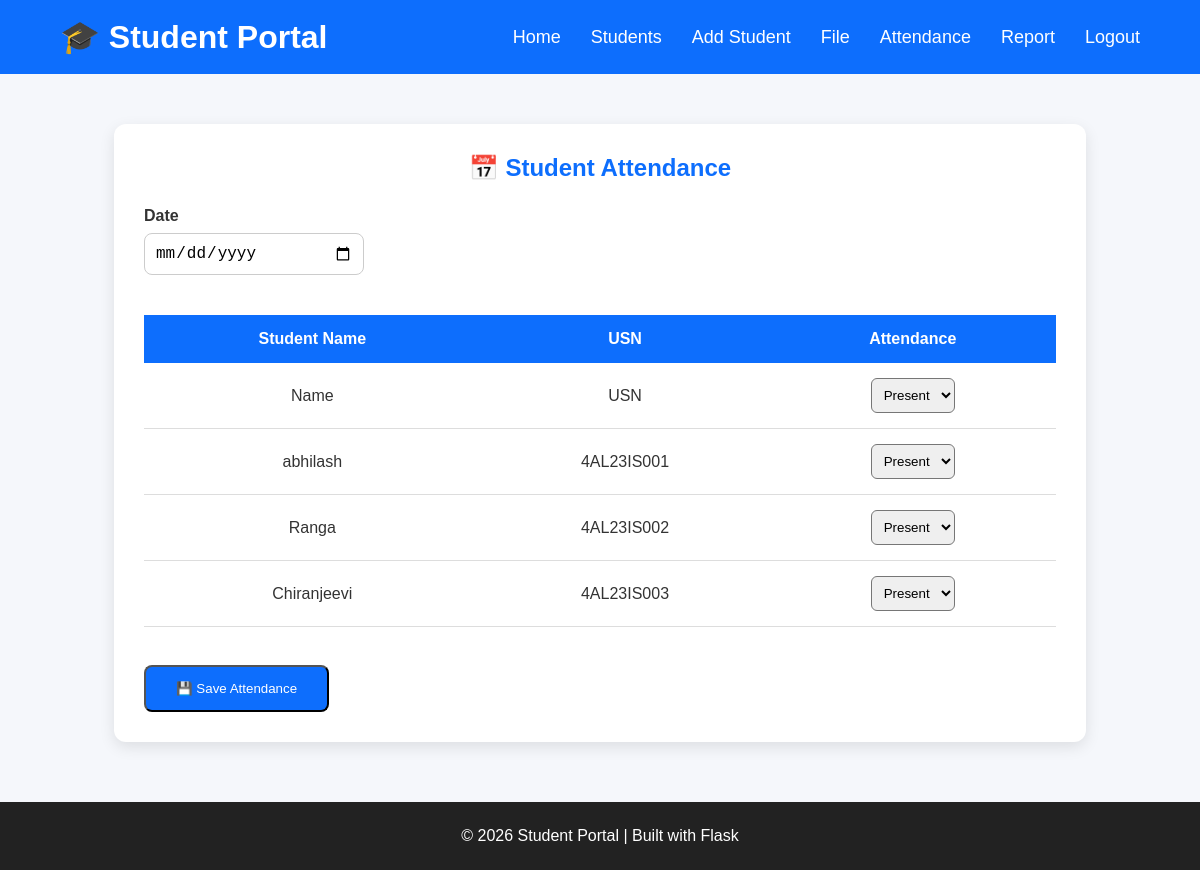
The page /attendance (signed in) on the database as committed earlier.
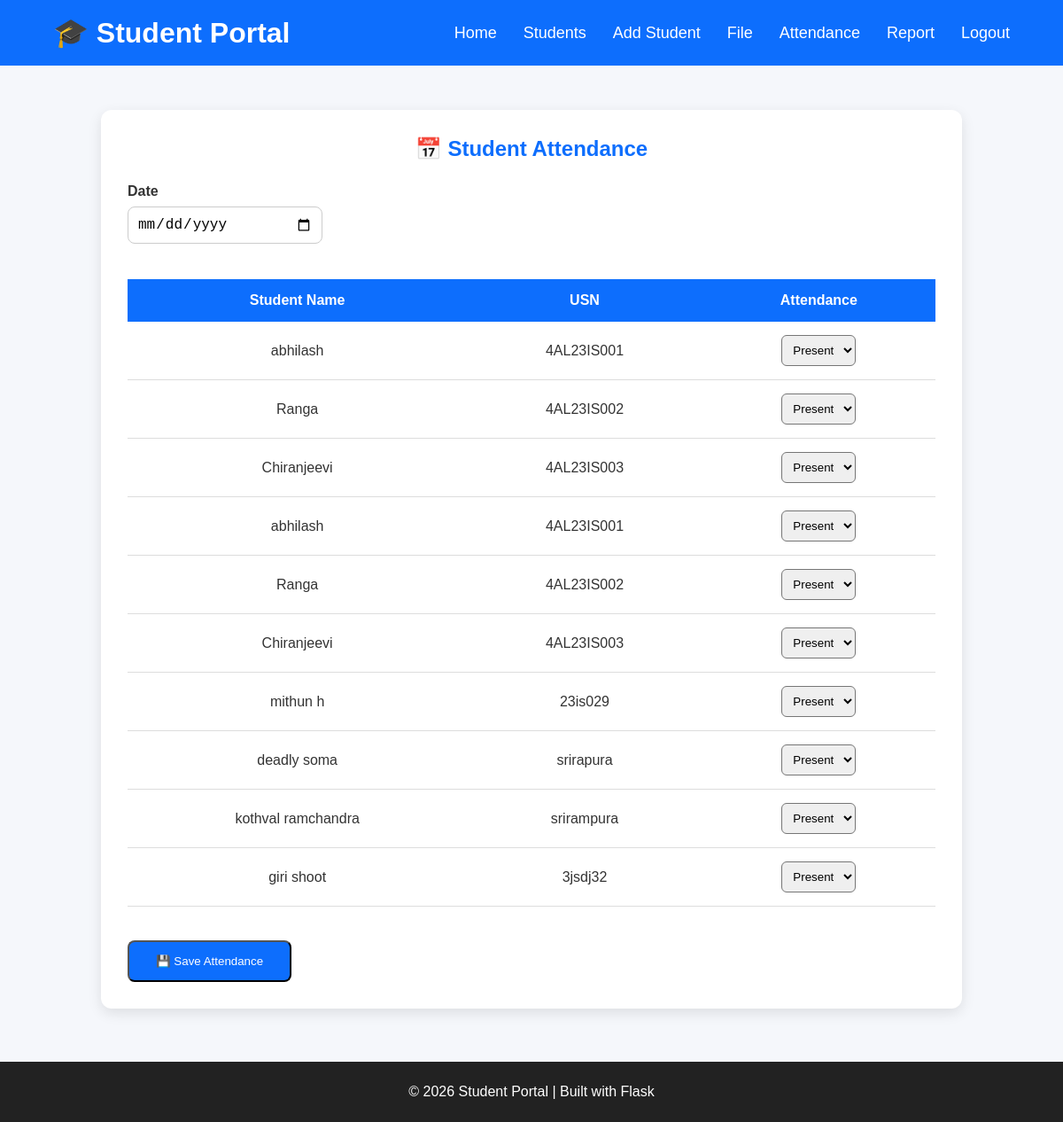
The same page on the database as committed later.
### tables this page shows
CREATE TABLE students(
        id INTEGER PRIMARY KEY AUTOINCREMENT,
        name TEXT NOT NULL,
        usn TEXT NOT NULL,
        email TEXT NOT NULL,
        phone TEXT NOT NULL,
        department TEXT NOT NULL,
        photo TEXT 
    );

### app.py (the view, shortened to what this page needs)
@app.route("/attendance", methods=["GET", "POST"])
@login_required
def attendance():
    try:
        students = get_students()
        today_date = datetime.now().strftime("%Y-%m-%d")
        return render_template(
            "attendance.html",
            students=students,
            today_date=today_date
        )
    except Exception as e:
        flash(f"Error loading attendance page: {str(e)}", "error")
        return render_template("attendance.html", students=[], today_date="")

### app.py (called while the page is built)
def login_required(f):
    @wraps(f)
    def decorated_function(*args, **kwargs):
        if "admin" not in session:
            flash("Please login first.", "error")
            return redirect(url_for("home"))
        return f(*args, **kwargs)
    return decorated_function

### database.py (called while the page is built)
def connect_db():
    connection = sqlite3.connect("students.db")
    return connection

def get_students():
    connection = connect_db()
    cursor = connection.cursor()
    cursor.execute("SELECT * FROM students")
    students = cursor.fetchall()
    connection.close()
    return students

### templates/attendance.html (shortened to what this page needs)
{% extends "base.html" %}
{% block content %}
<section class="student-section">
    <div class="student-container">
        <h2>📅 Student Attendance</h2>
        <form method="POST">
            <div class="form-group">
                <label><strong>Date</strong></label>
                <input type="date" name="attendance_date" required>
            </div>
            <table>
                <thead>
                    <tr>
                        <th>Student Name</th>
                        <th>USN</th>
                        <th>Attendance</th>
                    </tr>
                </thead>
                <tbody>
                    {% for student in students %}
                    <tr>
                        <td>{{ student[1] }}</td>
                        <td>{{ student[2] }}</td>
                        <td>
                            <select name="attendance_{{ student[0] }}">
                                <option value="Present">Present</option>
                            </select>
                        </td>
                    </tr>
                    {% endfor %}
                </tbody>
            </table>
            <br>
            <button type="submit" class="btn">
                💾 Save Attendance
            </button>
        </form>
    </div>
</section>
{% endblock %}

Rows that differ between the two databases and show on the page:
removed students: name "Name", usn "USN", id "Present"
added students: name "abhilash", usn "4AL23IS001", id "Present"
added students: name "Ranga", usn "4AL23IS002", id "Present"
added students: name "Chiranjeevi", usn "4AL23IS003", id "Present"
added students: name "mithun h", usn "23is029", id "Present"
added students: name "deadly soma", usn "srirapura", id "Present"
added students: name "kothval ramchandra", usn "srirampura", id "Present"
added students: name "giri shoot", usn "3jsdj32", id "Present"
